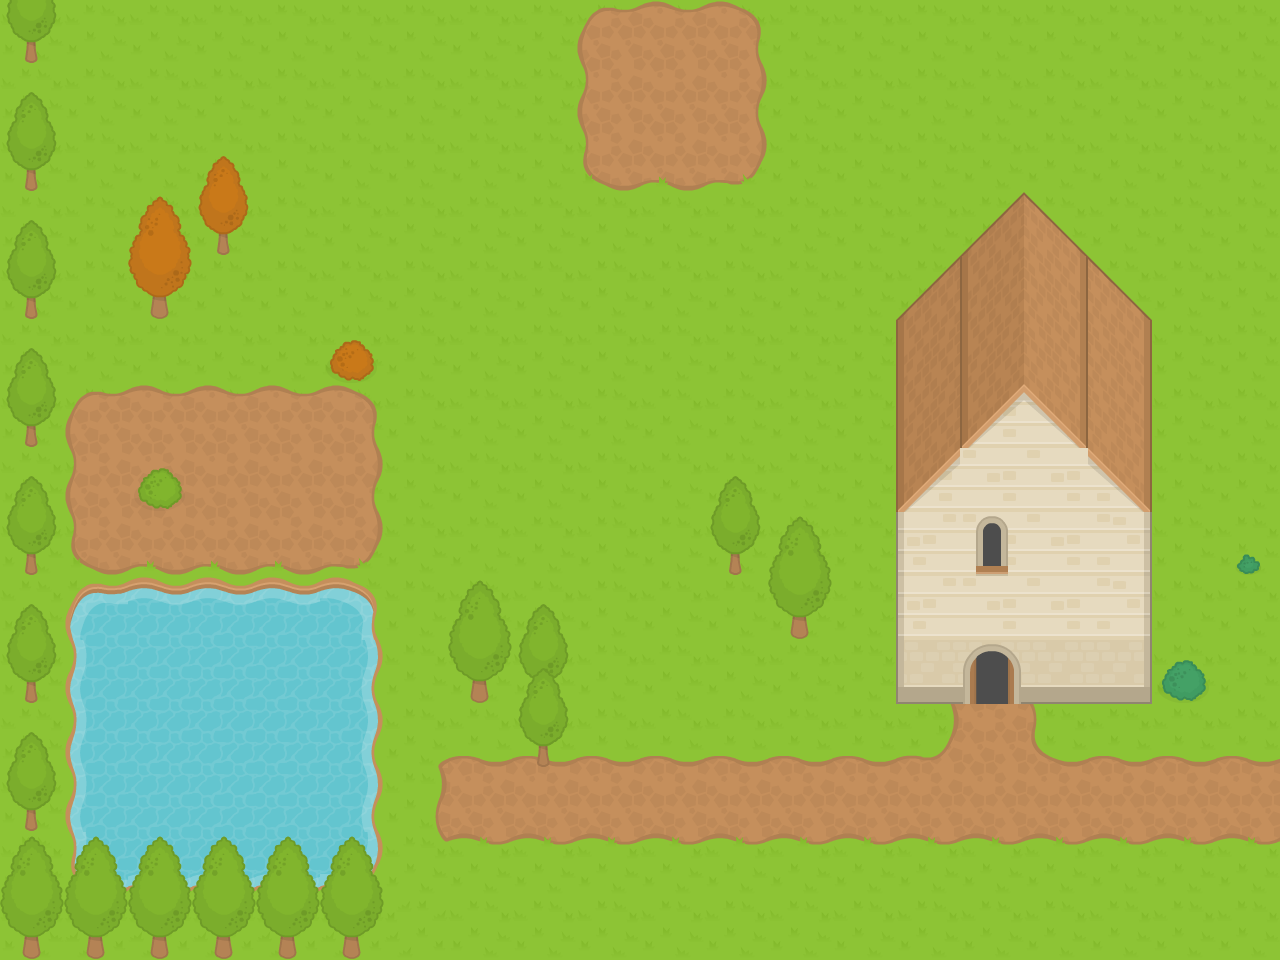

A level layout from a 2D game, rendered from its tile map. Below: a short description, then the map file with its tile-grid data intact:
An orthogonal 20x15 tile map with 64x64 px tiles, 5 tile layers (terrain, tree behind, trees, house, ...) and 7 objects (6x tree, player).

<map version="1.2" tiledversion="1.2.0" orientation="orthogonal" renderorder="right-down" width="20" height="15" tilewidth="64" tileheight="64" infinite="0" nextlayerid="17" nextobjectid="11">
 <tileset firstgid="1" source="../Spritesheet/RPGpack_sheet_64x64.tsx" />
 <layer id="10" name="terrain" width="20" height="15">
  <data encoding="csv">
22,22,22,22,22,22,22,22,22,6,7,8,22,22,22,22,22,22,22,22,
22,22,22,22,22,22,22,22,22,26,27,28,22,22,22,22,22,22,22,22,
22,22,22,22,22,22,22,22,22,46,47,48,22,22,22,22,22,22,22,22,
22,22,22,22,22,22,22,22,22,22,22,22,22,22,22,22,22,22,22,22,
22,22,22,22,22,22,22,22,22,22,22,22,22,22,22,22,22,22,22,22,
22,22,22,22,22,22,22,22,22,22,22,22,22,22,22,22,22,22,22,22,
22,6,7,7,7,8,22,22,22,22,22,22,22,22,22,22,22,22,22,22,
22,26,27,27,27,28,22,22,22,22,22,22,22,22,22,22,22,22,22,22,
22,46,47,47,47,48,22,22,22,22,22,22,22,22,22,22,22,22,22,22,
22,11,12,12,12,13,22,22,22,22,22,22,22,22,22,22,22,22,22,22,
22,31,32,32,32,33,22,22,22,22,22,22,22,22,22,22,22,22,22,22,
22,31,32,32,32,33,4,42,42,42,42,42,42,42,43,27,41,42,42,42,
22,31,32,32,32,33,23,27,27,27,27,27,27,27,27,27,27,27,27,27,
22,51,52,52,52,53,24,2,2,2,2,2,2,2,2,2,2,2,2,2,
22,44,44,44,44,44,44,22,22,22,22,22,22,22,22,22,22,22,22,22
</data>
 </layer>
 <layer id="14" name="tree behind" width="20" height="15">
  <data encoding="csv">
0,0,0,0,0,0,0,0,0,0,0,0,0,0,0,0,0,0,0,0,
0,0,0,0,0,0,0,0,0,0,0,0,0,0,0,0,0,0,0,0,
0,0,0,0,0,0,0,0,0,0,0,0,0,0,0,0,0,0,0,0,
0,0,0,0,0,0,0,0,0,0,0,0,0,0,0,0,0,0,0,0,
0,0,0,0,0,0,0,0,0,0,0,0,0,0,0,0,0,0,0,0,
0,0,0,0,0,0,0,0,0,0,0,0,0,0,0,0,0,0,0,0,
0,0,0,0,0,0,0,0,0,0,0,0,0,0,0,0,0,0,0,0,
0,0,0,0,0,0,0,0,0,0,0,202,0,0,0,0,0,0,0,0,
0,0,0,0,0,0,0,0,0,0,0,222,0,0,0,0,0,0,0,0,
0,0,0,0,0,0,0,0,202,0,0,0,0,0,0,0,0,0,0,0,
0,0,0,0,0,0,0,0,222,0,0,0,0,0,0,0,0,0,0,0,
0,0,0,0,0,0,0,0,0,0,0,0,0,0,0,0,0,0,0,0,
0,0,0,0,0,0,0,0,0,0,0,0,0,0,0,0,0,0,0,0,
0,0,0,0,0,0,0,0,0,0,0,0,0,0,0,0,0,0,0,0,
0,0,0,0,0,0,0,0,0,0,0,0,0,0,0,0,0,0,0,0
</data>
 </layer>
 <layer id="11" name="trees" width="20" height="15">
  <data encoding="csv">
222,0,0,0,0,0,0,0,0,0,0,0,0,0,0,0,0,0,0,0,
202,0,0,0,0,0,0,0,0,0,0,0,0,0,0,0,0,0,0,0,
222,0,0,204,0,0,0,0,0,0,0,0,0,0,0,0,0,0,0,0,
202,0,203,224,0,0,0,0,0,0,0,0,0,0,0,0,0,0,0,0,
222,0,223,0,0,0,0,0,0,0,0,0,0,0,0,0,0,0,0,0,
202,0,0,0,0,183,0,0,0,0,0,0,0,0,0,0,0,0,0,0,
222,0,0,0,0,0,0,0,0,0,0,0,0,0,0,0,0,0,0,0,
202,0,181,0,0,0,0,0,0,0,0,0,0,0,0,0,0,0,0,0,
222,0,0,0,0,0,0,0,0,0,0,0,201,0,0,0,0,0,0,186,
202,0,0,0,0,0,0,201,0,0,0,0,221,0,0,0,0,0,0,0,
222,0,0,0,0,0,0,221,202,0,0,0,0,0,0,0,0,0,185,0,
202,0,0,0,0,0,0,0,222,0,0,0,0,0,0,0,0,0,0,0,
222,0,0,0,0,0,0,0,0,0,0,0,0,0,0,0,0,0,0,0,
201,201,201,201,201,201,0,0,0,0,0,0,0,0,0,0,0,0,0,0,
221,221,221,221,221,221,0,0,0,0,0,0,0,0,0,0,0,0,0,0
</data>
 </layer>
 <layer id="12" name="house" width="20" height="15">
  <data encoding="csv">
0,0,0,0,0,0,0,0,0,0,0,0,0,0,0,0,0,0,0,0,
0,0,0,0,0,0,0,0,0,0,0,0,0,0,0,0,0,0,0,0,
0,0,0,0,0,0,0,0,0,0,0,0,0,0,0,0,0,0,0,0,
0,0,0,0,0,0,0,0,0,0,0,0,0,0,0,0,0,0,0,0,
0,0,0,0,0,0,0,0,0,0,0,0,0,0,0,0,0,0,0,0,
0,0,0,0,0,0,0,0,0,0,0,0,0,0,0,0,0,0,0,0,
0,0,0,0,0,0,0,0,0,0,0,0,0,0,0,102,102,0,0,0,
0,0,0,0,0,0,0,0,0,0,0,0,0,0,102,102,102,103,0,0,
0,0,0,0,0,0,0,0,0,0,0,0,0,0,101,102,102,103,0,0,
0,0,0,0,0,0,0,0,0,0,0,0,0,0,101,102,102,103,0,0,
0,0,0,0,0,0,0,0,0,0,0,0,0,0,62,61,61,64,0,0,
0,0,0,0,0,0,0,0,0,0,0,0,0,0,0,0,0,0,0,0,
0,0,0,0,0,0,0,0,0,0,0,0,0,0,0,0,0,0,0,0,
0,0,0,0,0,0,0,0,0,0,0,0,0,0,0,0,0,0,0,0,
0,0,0,0,0,0,0,0,0,0,0,0,0,0,0,0,0,0,0,0
</data>
 </layer>
 <layer id="13" name="doors and windows" width="20" height="15">
  <data encoding="csv">
0,0,0,0,0,0,0,0,0,0,0,0,0,0,0,0,0,0,0,0,
0,0,0,0,0,0,0,0,0,0,0,0,0,0,0,0,0,0,0,0,
0,0,0,0,0,0,0,0,0,0,0,0,0,0,0,0,0,0,0,0,
0,0,0,0,0,0,0,0,0,0,0,0,0,0,0,123,124,0,0,0,
0,0,0,0,0,0,0,0,0,0,0,0,0,0,123,143,144,124,0,0,
0,0,0,0,0,0,0,0,0,0,0,0,0,0,143,143,144,144,0,0,
0,0,0,0,0,0,0,0,0,0,0,0,0,0,143,163,164,144,0,0,
0,0,0,0,0,0,0,0,0,0,0,0,0,0,163,0,0,164,0,0,
0,0,0,0,0,0,0,0,0,0,0,0,0,0,0,191,0,0,0,0,
0,0,0,0,0,0,0,0,0,0,0,0,0,0,0,0,0,0,0,0,
0,0,0,0,0,0,0,0,0,0,0,0,0,0,0,255,0,0,0,0,
0,0,0,0,0,0,0,0,0,0,0,0,0,0,0,0,0,0,0,0,
0,0,0,0,0,0,0,0,0,0,0,0,0,0,0,0,0,0,0,0,
0,0,0,0,0,0,0,0,0,0,0,0,0,0,0,0,0,0,0,0,
0,0,0,0,0,0,0,0,0,0,0,0,0,0,0,0,0,0,0,0
</data>
 </layer>
 <objectgroup id="15" name="obstacles">
  <object id="1" name="tree" x="448" y="578.667" width="58.6667" height="124" />
  <object id="5" name="tree" x="513.333" y="603.333" width="58.6667" height="161.333" />
  <object id="6" name="tree" x="896" y="292.667" width="252" height="410.667" />
  <object id="8" name="tree" x="957.333" y="224.667" width="128" height="30.6667" />
  <object id="9" name="tree" x="933.333" y="256.667" width="185.333" height="33.3334" />
  <object id="10" name="tree" x="996" y="198" width="46.6667" height="26.6667" />
 </objectgroup>
 <objectgroup id="16" name="animated">
  <object id="3" name="player" x="518.667" y="394.667" width="53.3333" height="53.3333" />
 </objectgroup>
</map>
